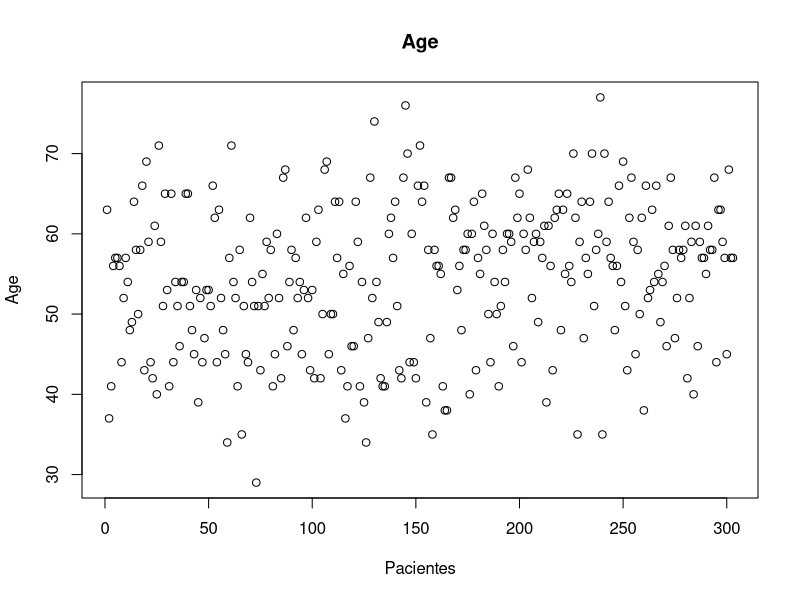
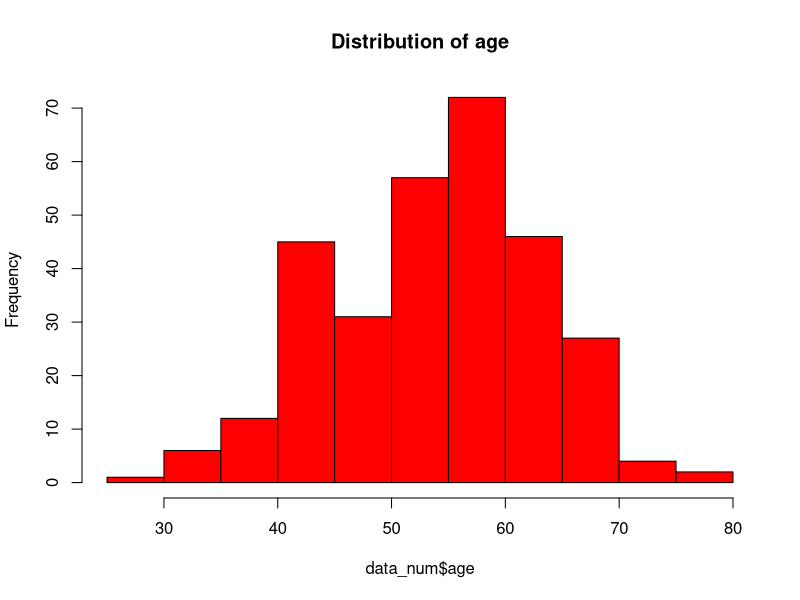
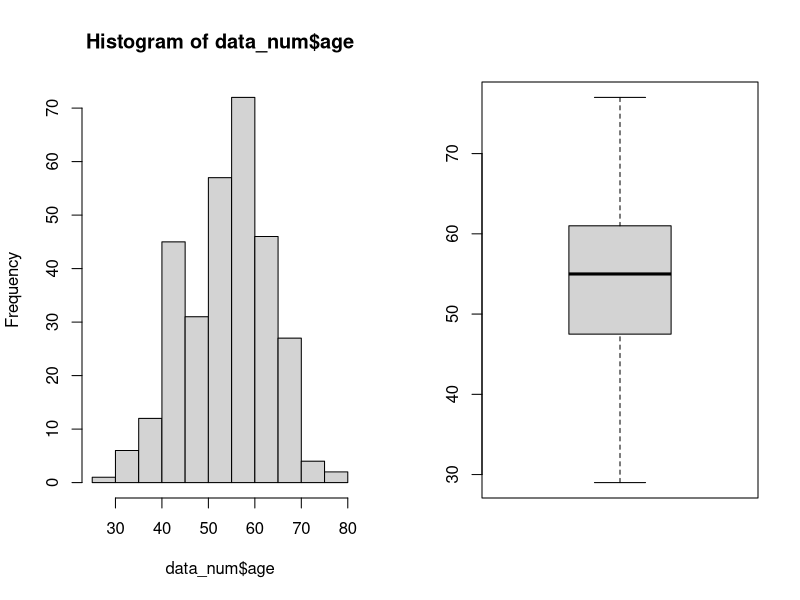
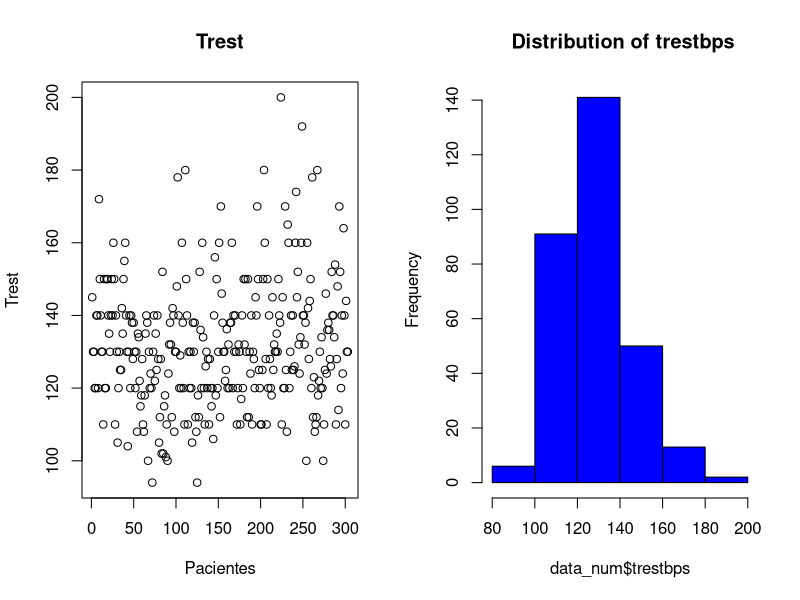
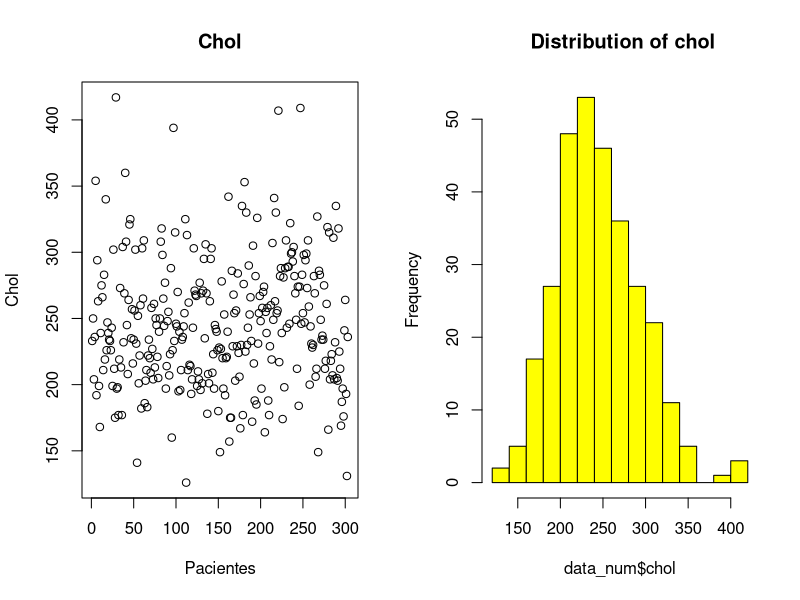
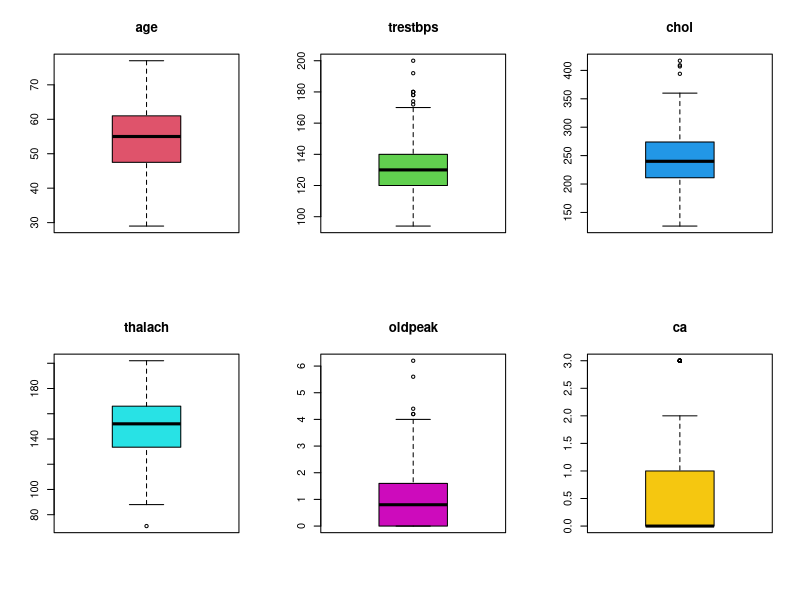
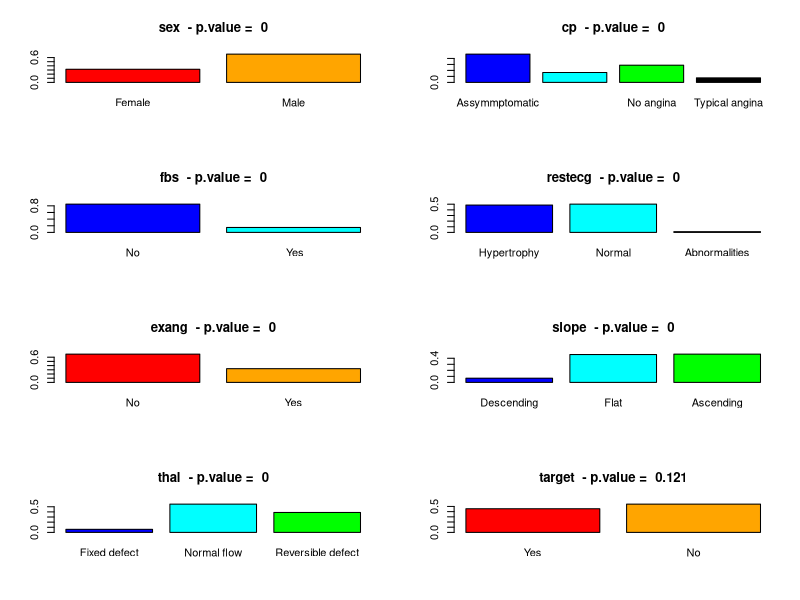

These figures' R source, in order:
## ---- chunk 1
knitr::opts_chunk$set(echo = TRUE)
## ---- chunk 2
library(readr)
data <- read_delim("Data/heart_mod_2023-02-08(1).csv", delim = "p", escape_double = FALSE,locale = locale(decimal_mark = ",", grouping_mark = "."), trim_ws = TRUE)
head(data)
## ---- chunk 3
data$sex <-  as.factor(data$sex)
levels(data$sex) <- c("Female", "Male")

data$cp <- as.factor(data$cp)
levels(data$cp) <- c("Assymmptomatic", "Atypical angina", "No angina", "Typical angina")

data$fbs <- as.factor(data$fbs)
levels(data$fbs) <- c("No", " Yes")

data$restecg <- as.factor(data$restecg)
levels(data$restecg) <- c("Hypertrophy", "Normal", "Abnormalities")

data$exang <- as.factor(data$exang)
levels(data$exang) <- c("No", "Yes")

data$slope <- as.factor(data$slope)
levels(data$slope) <- c("Descending", "Flat", "Ascending")

data$thal <- as.factor(data$thal)
levels(data$thal) <- c("Fixed defect","Normal flow", "Reversible defect")

data$target <- as.character(data$target)

data$target[data$target == "11"] <- 1
data$target[data$target == "O"] <- 0

data$target <- as.factor(data$target)
levels(data$target) <- c("Yes", "No")

head(data)
## ---- chunk 4
data <- data[,-1]

type_class <- sapply(data, class)
table(type_class)

data$oldpeak <- gsub(",", ".", data$oldpeak)
data$oldpeak <- as.numeric(data$oldpeak)

data_num <- data[,type_class %in% c("integer", "numeric")]
data_fac <- data[,type_class %in% c("factor")]
## ---- chunk 5
data_num$chol[data_num$chol == 5] <- NA
data_num$trestbps[data_num$trestbps == 1540] <- 154
data_num$age[data_num$age >= 100] <- data_num$age[data_num$age >= 100]/10

meantrestbps <- mean(data$trestbps,na.rm = TRUE)
data_num$trestbps[is.na(data_num$trestbps)] <- meantrestbps

meanchol <- mean(data$chol,na.rm = TRUE)
data_num$chol[is.na(data_num$chol)] <- meanchol

meanthalach <- mean(data$thalach,na.rm = TRUE)
data_num$thalach[is.na(data_num$thalach)] <- meanthalach

meanca <- mean(data$ca,na.rm = TRUE)
data_num$ca[is.na(data_num$ca)] <- meanca

summary(data_num)
## ---- chunk 6
library(tidyverse)

plot(data_num$age, main = "Age", xlab = "Pacientes", ylab = "Age")
hist(data_num$age, col = "red", breaks = (max(data_num$age)-min(data_num$age))/5, main = "Distribution of age")

par(mfrow = c(1,2))
hist(data_num$age)
boxplot(data_num$age)

shapiro.test(data_num$age)

plot(data_num$trestbps, main = "Trest", xlab = "Pacientes", ylab = "Trest")
hist(data_num$trestbps, col = "blue", breaks = (max(data_num$trestbps)-min(data_num$trestbps))/20, main = " Distribution of trestbps")

plot(data_num$chol, main = "Chol", xlab = "Pacientes", ylab = "Chol")
hist(data_num$chol, col = "yellow", breaks = (max(data_num$chol)-min(data_num$chol))/20, main = " Distribution of chol")
## ---- chunk 7
par(mfrow=c(2,3))
for (i in 1:length(data_num)){
  boxplot(data_num[i], main = names(data_num)[i], col = i+1)
}

par(mfrow = c(4,2))
for (i in 1:length(data_fac)){
  testchis = chisq.test(table(data_fac[i]))
  if (testchis$p.value > 1e-15){
    color = c("red", "orange", "yellow", "white")
  } else {
    color = c("blue", "cyan", "green", "black")
  }
  barplot(prop.table(table(data_fac[[i]])), main = paste(names(data_fac)[i]," - p.value = ", round(testchis$p.value, digits = 3)), horiz = FALSE, col = color)
}
